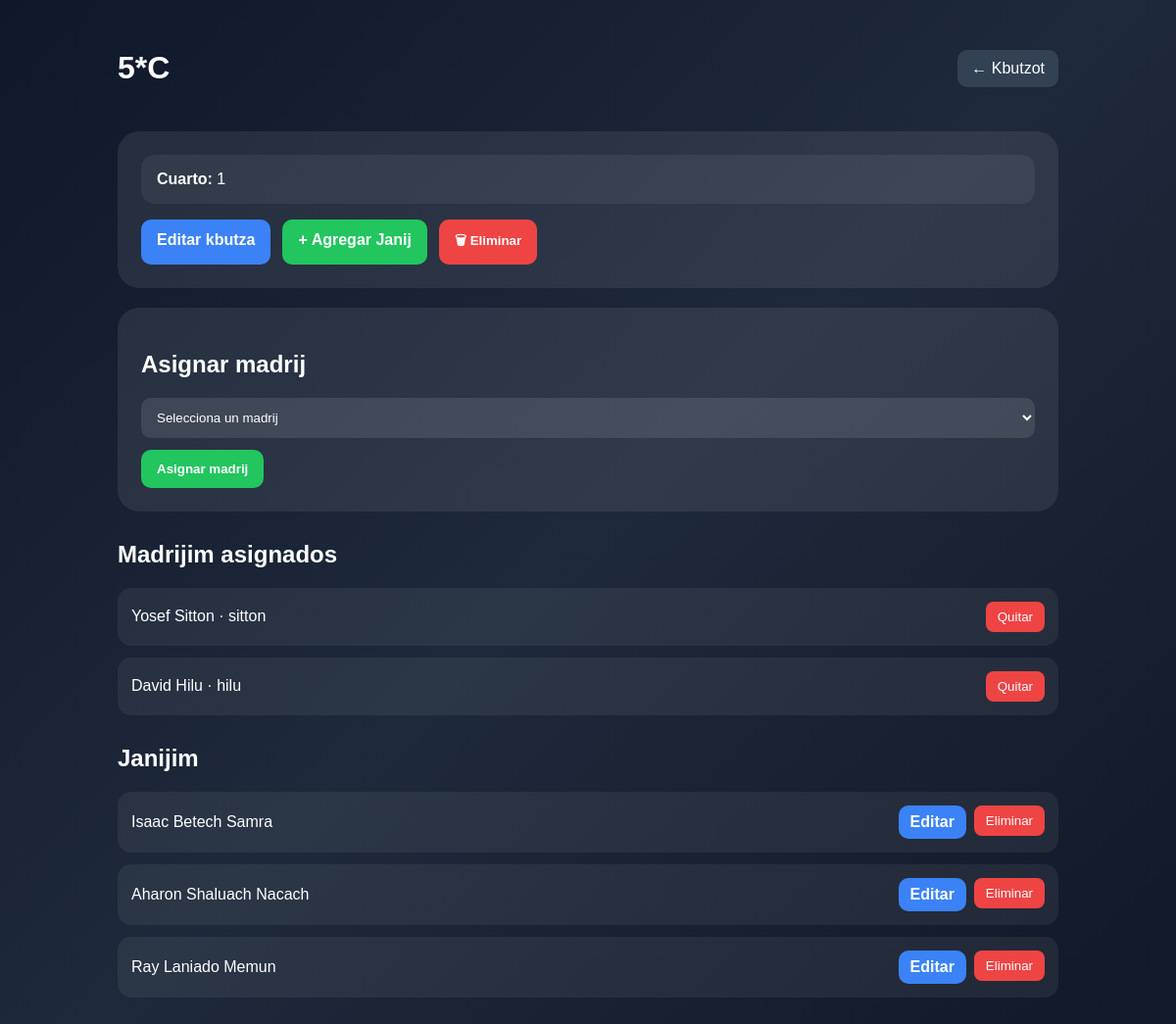
Screenshot of /panel-admin/kbutzot/1/ with the database file from the repository.
### kbutzot/models.py (models this page shows, shortened)
class Kbutza(models.Model):
    nombre = models.CharField(max_length=100)
    color = models.CharField(max_length=50, blank=True, null=True)
    cuarto = models.CharField(max_length=100, blank=True, null=True)

class MadrijKbutza(models.Model):
    usuario = models.ForeignKey(UsuarioCamp, on_delete=models.CASCADE)
    kbutza = models.ForeignKey(Kbutza, on_delete=models.CASCADE)

class Janij(models.Model):
    nombre = models.CharField(max_length=100)
    kbutza = models.ForeignKey(Kbutza, on_delete=models.SET_NULL, null=True, blank=True)
    nombre_mama = models.CharField(max_length=100, blank=True, null=True)
    tel_mama = models.CharField(max_length=30, blank=True, null=True)
    nombre_papa = models.CharField(max_length=100, blank=True, null=True)
    tel_papa = models.CharField(max_length=30, blank=True, null=True)
    info_medica = models.TextField(blank=True, null=True)

### usuarios/models.py (models this page shows, shortened)
class UsuarioCamp(models.Model):
    TIPOS = [
        ('admin', 'Admin'),
        ('madrij', 'Madrij'),
        ('arbitro', 'Arbitro'),
        ('consulta', 'Consulta'),
    ]
    nombre = models.CharField(max_length=100)
    username = models.CharField(max_length=100, unique=True)
    password = models.CharField(max_length=100)
    tipo = models.CharField(max_length=20, choices=TIPOS)

### torneo/views.py (the view, shortened to what this page needs)
# urls.py: path('panel-admin/kbutzot/<int:kbutza_id>/', detalle_kbutza, name='detalle_kbutza'),
def detalle_kbutza(request, kbutza_id):
    kbutza = get_object_or_404(Kbutza, id=kbutza_id)
    janijim = Janij.objects.filter(kbutza=kbutza)
    madrijim_asignados = MadrijKbutza.objects.filter(kbutza=kbutza)
    madrijim_disponibles = UsuarioCamp.objects.filter(tipo='madrij')
    return render(request, 'detalle_kbutza.html', {
        'kbutza': kbutza,
        'janijim': janijim,
        'madrijim_asignados': madrijim_asignados,
        'madrijim_disponibles': madrijim_disponibles
    })

### templates/detalle_kbutza.html (shortened to what this page needs)
<!DOCTYPE html>
<html lang="es">
<head>
</head>
<body>
<div class="container">
    <div class="topbar">
        <h1>{{ kbutza.nombre }}</h1>
        <a class="back" href="/panel-admin/kbutzot/">← Kbutzot</a>
    </div>
    <div class="card">
        <div class="info-grid">
            <div class="info-box"><strong>Cuarto:</strong> {{ kbutza.cuarto|default:"-" }}</div>
        </div>
        <div class="actions">
            <a class="btn btn-blue" href="/panel-admin/kbutzot/{{ kbutza.id }}/editar/">Editar kbutza</a>
            <a class="btn btn-green" href="/panel-admin/kbutzot/{{ kbutza.id }}/agregar-janij/">+ Agregar Janij</a>
            <form method="POST" action="/panel-admin/kbutzot/{{ kbutza.id }}/eliminar/" style="display:inline;">
                <button class="btn btn-delete" type="submit">🗑 Eliminar</button>
            </form>
        </div>
    </div>
    <div class="card">
        <h2>Asignar madrij</h2>
        <form method="POST">
            <select name="madrij_id" required>
                <option value="">Selecciona un madrij</option>
            </select>
            <button class="btn btn-green" type="submit">Asignar madrij</button>
        </form>
    </div>
    <h2 class="section-title">Madrijim asignados</h2>
    <div class="list">
        {% for m in madrijim_asignados %}
            <div class="item">
                <div>{{ m.usuario.nombre }} · {{ m.usuario.username }}</div>
                <form class="inline-form" method="POST" action="/panel-admin/kbutzot/{{ kbutza.id }}/quitar-madrij/{{ m.id }}/">
                    <button class="small-btn" type="submit">Quitar</button>
                </form>
            </div>
        {% empty %}
            <div class="item">No hay madrijim asignados.</div>
        {% endfor %}
    </div>
    <h2 class="section-title">Janijim</h2>
    <div class="list">
        {% for j in janijim %}
            <div class="item">
                <div>{{ j.nombre }}</div>
                <div style="display:flex; gap:8px; flex-wrap:wrap;">
                    <a href="/panel-admin/janijim/{{ j.id }}/editar/" class="btn btn-blue" style="padding:8px 12px;">Editar</a>
                    <form method="POST" action="/panel-admin/janijim/{{ j.id }}/eliminar/" style="display:inline;">
                        <button class="small-btn" type="submit">Eliminar</button>
                   </form>
               </div>
           </div>
        {% empty %}
           <div class="item">No hay janijim todavía.</div>
        {% endfor %}
    </div>
</div>
</body>
</html>

### templates/detalle_kbutza.html (style rules this page uses)
* { box-sizing: border-box; }
body { margin: 0; font-family: Arial, sans-serif; background: linear-gradient(135deg, #0f172a, #1e293b, #111827); color: white; }
.container { max-width: 1000px; margin: auto; padding: 30px 20px 60px; }
.topbar { display: flex; justify-content: space-between; align-items: center; gap: 15px; flex-wrap: wrap; margin-bottom: 24px; }
.back { text-decoration: none; color: white; background: #334155; padding: 10px 14px; border-radius: 10px; }
.card { background: rgba(255,255,255,0.08); border-radius: 22px; padding: 24px; margin-bottom: 20px; }
.info-grid { display: grid; gap: 12px; }
.info-box { background: rgba(255,255,255,0.06); border-radius: 14px; padding: 16px; }
.section-title { margin-top: 30px; }
.list { display: grid; gap: 12px; }
.item { background: rgba(255,255,255,0.06); border-radius: 14px; padding: 14px; display: flex; justify-content: space-between; align-items: center; gap: 12px; flex-wrap: wrap; }
.actions { display: flex; gap: 12px; margin-top: 16px; flex-wrap: wrap; }
.btn { text-decoration: none; display: inline-block; color: white; padding: 12px 16px; border-radius: 10px; font-weight: bold; border: none; cursor: pointer; }
.btn-green { background: #22c55e; }
.btn-blue { background: #3b82f6; }
.btn-delete { background: #ef4444; }
select { width: 100%; padding: 12px; border-radius: 10px; border: none; background: rgba(255,255,255,0.10); color: white; margin-bottom: 12px; }
option { color: black; }
.small-btn { background: #ef4444; color: white; border: none; padding: 8px 12px; border-radius: 8px; cursor: pointer; }
.inline-form { margin: 0; }

### rows the page displays
Kbutza: nombre "5*C", cuarto "1"
MadrijKbutza: usuario.nombre "Yosef Sitton", usuario.username "sitton"
MadrijKbutza: usuario.nombre "David Hilu", usuario.username "hilu"
Janij: nombre "Isaac Betech Samra"
Janij: nombre "Aharon Shaluach Nacach"
Janij: nombre "Ray Laniado Memun"
